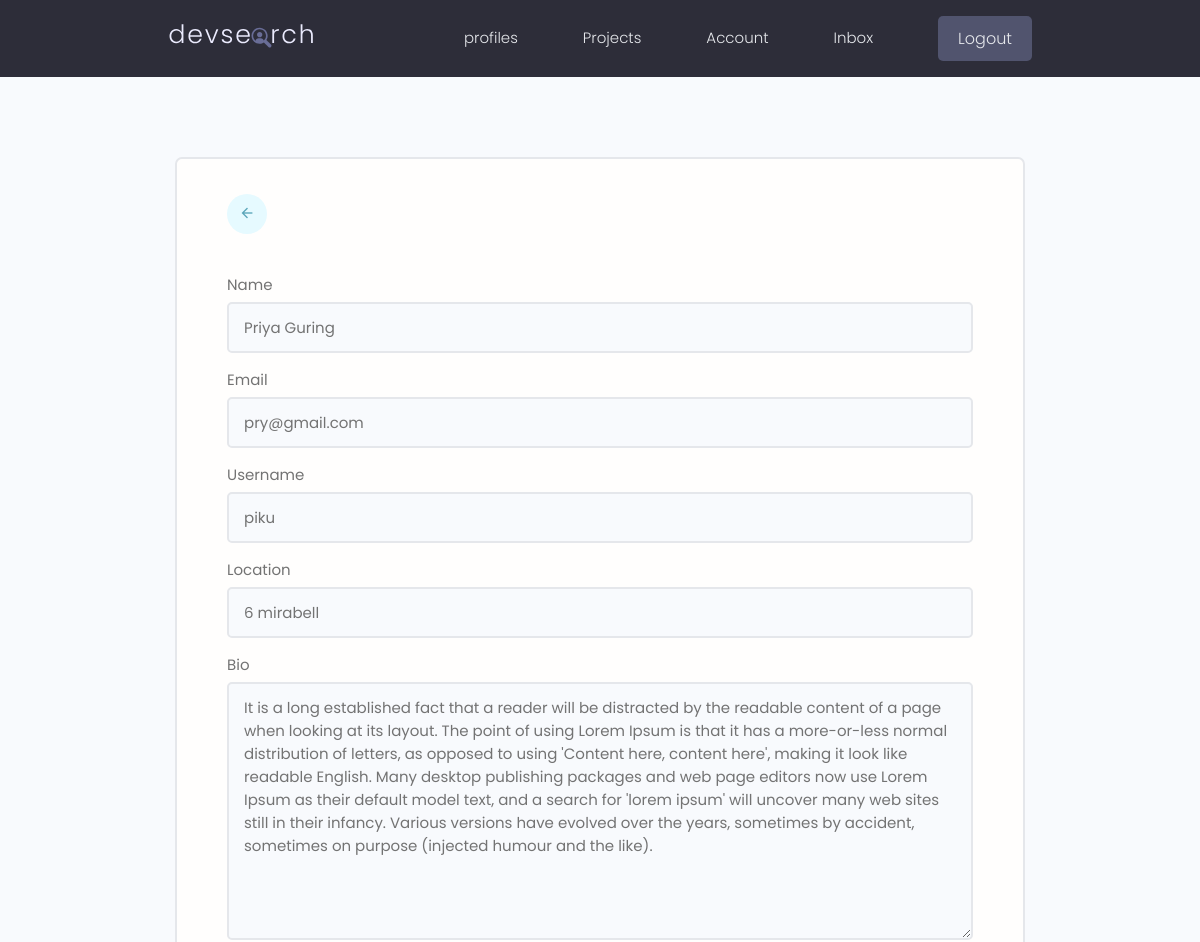
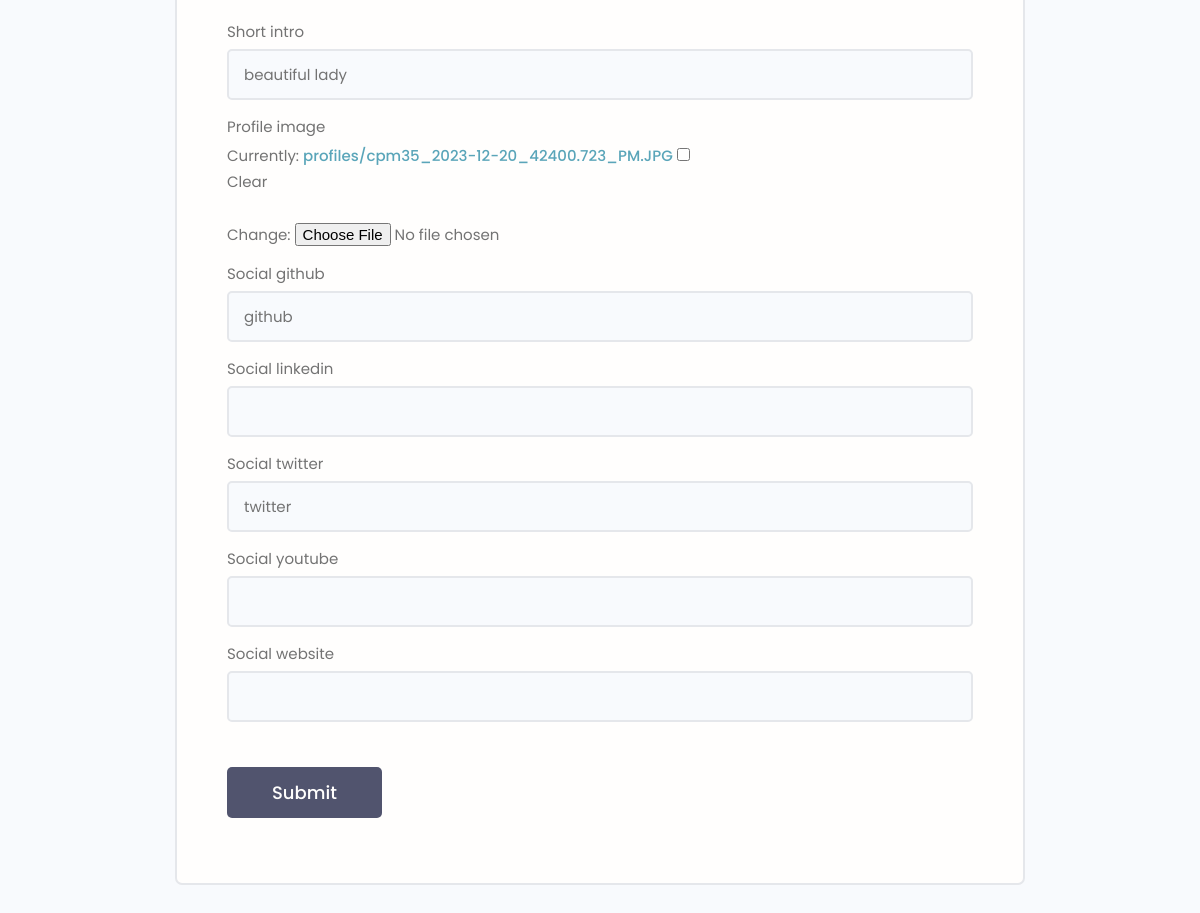
The app's page /edit-account/ (signed in) with its own data (2 pictures, top to bottom).
### users/models.py (models this page shows, shortened)
class Profile(models.Model):
    user = models.OneToOneField(User, on_delete=models.CASCADE, null=True, blank=True)
    name = models.CharField(max_length=200, blank=True, null=True)
    username = models.CharField(max_length=200, blank=True, null=True)
    location = models.CharField(max_length=200, blank=True, null=True)
    email = models.EmailField(max_length=500, blank=True, null=True)
    short_intro = models.CharField(max_length=200, blank=True, null=True)
    bio = models.TextField(blank=True, null=True)
    profile_image = models.ImageField(
        null=True,
        blank=True,
        upload_to="profiles/",
        default="profiles/user-default.png",
    )
    Social_github = models.CharField(max_length=200, blank=True, null=True)
    Social_twitter = models.CharField(max_length=200, blank=True, null=True)
    Social_linkedin = models.CharField(max_length=200, blank=True, null=True)
    Social_youtube = models.CharField(max_length=200, blank=True, null=True)
    Social_website = models.CharField(max_length=200, blank=True, null=True)
    id = models.UUIDField(
        default=uuid.uuid4, unique=True, primary_key=True, editable=False
    )
    created = models.DateTimeField(auto_now_add=True)

### users/views.py (the view)
# urls.py: path("edit-account/", views.editAccount, name="edit-account"),
@login_required(login_url="login")
def editAccount(request):
    profile = request.user.profile
    form = ProfileForm(instance=profile)
    context = {"form": form}
    if request.method == "POST":
        form = ProfileForm(request.POST, request.FILES, instance=profile)
        if form.is_valid():
            form.save()
            return redirect("account")
    return render(request, "users/profile_form.html", context)

### users/forms.py
class ProfileForm(ModelForm):
    class Meta:
        model = Profile
        fields = [
            "name",
            "email",
            "username",
            "location",
            "bio",
            "short_intro",
            "profile_image",
            "Social_github",
            "Social_linkedin",
            "Social_twitter",
            "Social_youtube",
            "Social_website",
        ]
    def __init__(self, *args, **kwargs):
        super(ProfileForm, self).__init__(*args, **kwargs)
        for name, field in self.fields.items():
            field.widget.attrs.update({"class": "input"})

### users/templates/users/profile_form.html (shortened to what this page needs)
{% extends 'main.html'%}
{%block content%}
<main class="formPage my-xl">
    <div class="content-box">
        <div class="formWrapper">
            <a class="backButton" href="{%url 'account' %}"><i class="material-symbols-outlined">arrow_back</i></a>
            <br>
            <form class="form" action="{%url 'edit-account'%}" method="POST" enctype="multipart/form-data">
                {% for feild in form%}
                <div class="form__field">
                    <label for="formInput#text">{{feild.label}} </label>
                    {{feild}}
                </div>
                {%endfor%}
                <input class="btn btn--sub btn--lg  my-md" type="submit" value="Submit" />
            </form>
        </div>
    </div>
</main>
{%endblock content%}

### static/styles/app.css (style rules this page uses)
:root { --color-sub: #2d2d39; }
.btn--sub { background-color: var(--color-sub-light); }
.content-box { width: 95%; max-width: 85rem; margin: 0 auto; }
.backButton { background: var(--color-main-light); color: var(--color-main); width: 4rem; height: 4rem; display: flex; align-items: center; justify-content: center; border-radius: 50%; }
.backButton i { font-size: 1.8rem; }
.formPage .formWrapper { list-style: none; background: var(--color-white); padding: 3.5rem 5rem; border: 2px solid var(--color-light); border-radius: 0.7rem; }

### static/uikit/styles/modules/_variables.css (style rules this page uses)
:root { --color-main: #5aa5b9; --color-main-light: #e6faff; --color-sub: #3f4156; --color-sub-light: #51546e; --color-sub-lighter: #ededfd; --color-text: #737373; --color-gray: #8b8b8b; --color-light: #e5e7eb; --color-light-gray: #767676; --color-bg: #f8fafd; --color-white: #fffefd; --color-white-light: #f3f3f3; --color-success: #359e64; --color-success-bg: #def8e8; --color-error: #fc4b0b; --color-error-bg: #fff2ee; --font-base: 'Poppins', arial, helvetica, 'Segoe UI', roboto, ubuntu, sans-serif; --font-monospace: 'Fira Code', 'Courier New', courier, monospace; --font-regular: 300; --font-medium: 500; --font-bold: 700; --generic-shadow: 1px 1px 5px #00000010; --generic-transition: all 0.3s ease-in-out; }

### static/uikit/styles/modules/_base.css (style rules this page uses)
* { margin: 0; padding: 0; box-sizing: border-box; text-rendering: optimizeLegibility; color: inherit; font-size: inherit; }
html { font-size: 50%; }
@media only screen and (min-width: 480px) { html { font-size: 56.25%; } }
@media only screen and (min-width: 1200px) { html { font-size: 62.5%; } }
body { line-height: 1.6; font-weight: 400; font-size: 1.5rem; color: var(--color-text); background-color: var(--color-bg); min-height: 100vh; }

### static/uikit/styles/modules/_typography.css (style rules this page uses)
* { font-family: var(--font-base); }
a { padding-bottom: 2px; text-decoration: none; display: inline-block; color: var(--color-main); font-weight: var(--font-medium); }

### static/uikit/styles/modules/_utilities.css (style rules this page uses)
.my-md { margin: 3rem auto; }
.my-xl { margin: 8rem auto; }

### static/uikit/styles/modules/_button.css (style rules this page uses)
.btn { display: inline-block; position: relative; cursor: pointer; background-color: var(--color-light); font-weight: var(--font-medium); color: var(--color-sub); text-decoration: none; padding: 1rem 2rem; border-radius: 0.5rem; border: none; width: -webkit-fit-content; width: -moz-fit-content; width: fit-content; height: -webkit-fit-content; height: -moz-fit-content; height: fit-content; font-size: 1.6rem; outline-width: 0; outline-color: transparent; -webkit-backface-visibility: hidden; backface-visibility: hidden; transition: all 0.3s ease-in-out; }
.btn--sub { background-color: var(--color-sub); color: var(--color-white); }
.btn--lg { font-size: 1.8rem; padding: 1.2rem 4.5rem; }

### static/uikit/styles/modules/_form.css (style rules this page uses)
.form { display: block; }
.form__field { margin-top: 1.5rem; margin-bottom: 1.5rem; }
.form__label, .form__field > label { display: block; margin-bottom: 0.5rem; color: var(--color-text); }
input.input[type='text'], input.input[type='email'], input.input[type='password'], input.input[type='number'], textarea.input { min-width: 24rem; width: 100%; padding: 1.2rem 1.5rem; border-radius: 0.5rem; border: 2px solid var(--color-light); transition: all 0.3s ease-in-out; background-color: var(--color-bg); }

### records on screen
Profile: form "Priya Guring" "pry@gmail.com" "piku" "6 mirabell" "It is a long established fact that a reader will be distracted by the readable content of a page when looking at its layout. The point of using Lorem Ipsum is that it has a more-or-less normal distribution of letters, as opposed to using 'Content here, content here', making it look like readable English. Many desktop publishing packages and web page editors now use Lorem Ipsum as their default model text, and a search for 'lorem ipsum' will uncover many web sites still in their infancy. Various versions have evolved over the years, sometimes by accident, sometimes on purpose (injected humour and the like)." "beautiful lady" "github" "twitter"

### other values on screen
{{ feild.label }} "Name" "Email" "Username" "Location" "Bio" "Short intro" "Profile image" "Social github" "Social linkedin" "Social twitter" "Social youtube" "Social website"
